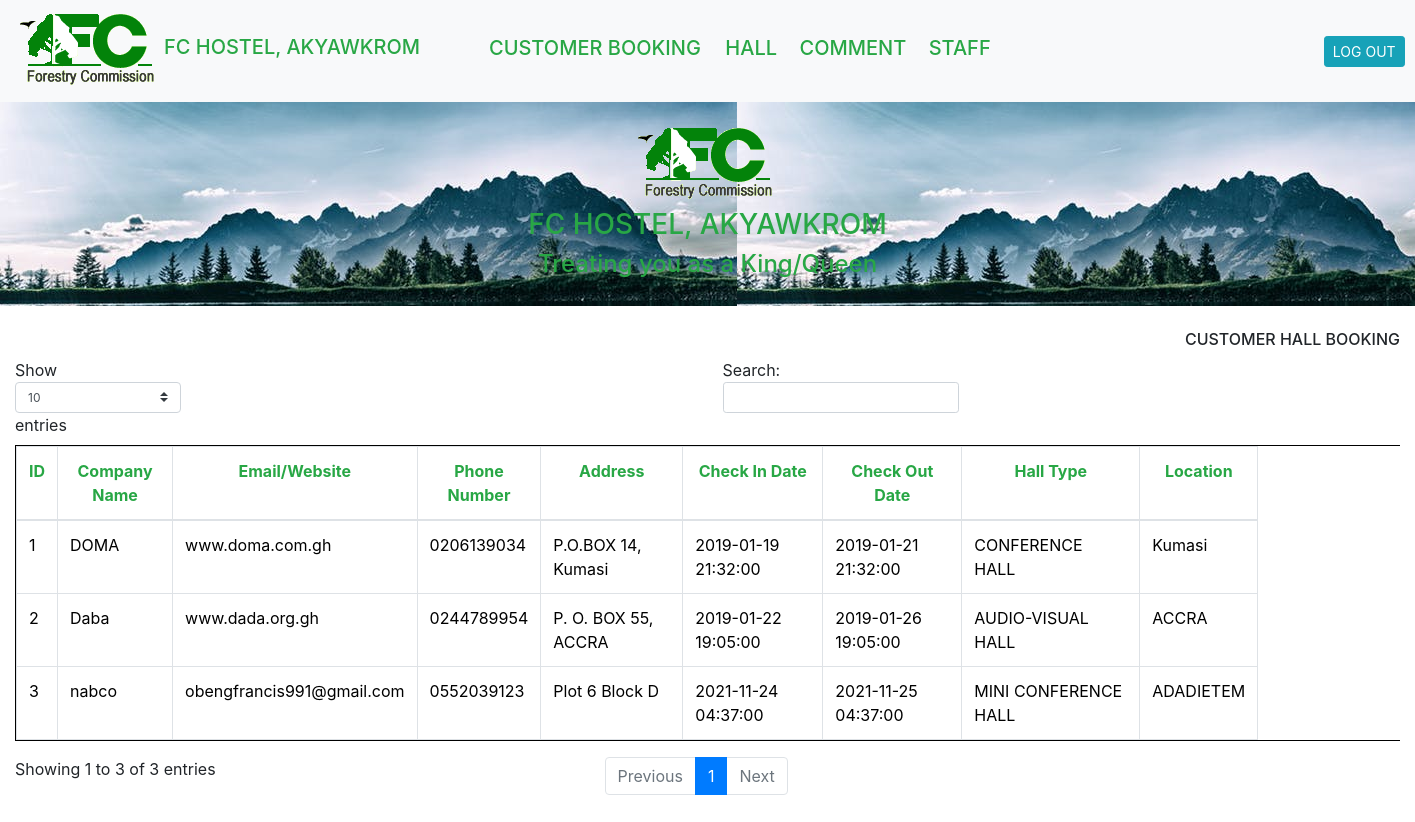
The app's page /Admin/php/hall_booking.php with its own data.
### tables this page shows
CREATE TABLE `hall` (
  `ID` int(11) NOT NULL,
  `Company_Name` varchar(100) NOT NULL,
  `Email` varchar(100) NOT NULL,
  `Phone_Number` varchar(100) NOT NULL,
  `Address` varchar(100) NOT NULL,
  `Check_In_Date` timestamp NOT NULL DEFAULT CURRENT_TIMESTAMP ON UPDATE CURRENT_TIMESTAMP,
  `Check_Out_Date` timestamp NOT NULL DEFAULT CURRENT_TIMESTAMP ON UPDATE CURRENT_TIMESTAMP,
  `Hall_Type` varchar(100) NOT NULL,
  `Location` varchar(100) NOT NULL
);

### Admin/php/hall_booking.php (the view, shortened to what this page needs)
<!DOCTYPE html>
<html>
<head lang="en">
  <link rel="stylesheet" href="https://maxcdn.bootstrapcdn.com/bootstrap/4.1.3/css/bootstrap.min.css">
 <link rel="stylesheet" type="text/css" href="https://cdn.datatables.net/1.10.19/css/dataTables.bootstrap.min.css" />
</head>
<body>
<nav class="navbar navbar-expand-md bg-light navbar-light">
  <img src="img\fc_logo.gif"><a class="navbar-brand"><h5>FC HOSTEL, AKYAWKROM</h5></a>
  <div class="collapse navbar-collapse" id="collapsibleNavbar">
    <ul class="navbar-nav">
      <li class="nav-item">
        <a class="nav-link" href="booking.php"><h5>CUSTOMER BOOKING</h5></a>
      </li>&nbsp;
      <li class="nav-item">
     <li class="nav-item">
        <a class="nav-link" href="hall_booking.php"><h5>HALL</h5></a>
      </li>&nbsp;
       <li class="nav-item">
        <a class="nav-link" href="comment.php"><h5>COMMENT</h5></a>
      </li>&nbsp;
      <li class="nav-item">
        <a class="nav-link" href="stafftable.php"><h5>STAFF</h5></a>
      </li>
     <li class="nav-item">
     <a href="../index.html" class="btn btn-info btn-sm"> LOG OUT</a>
     </li>
    </ul>
  </div>
</nav>
<div class="col-sm-12" id="img" style=" text-align: center; padding: 20px;">
        <img src="../img/fc_logo.gif">
        <h3 style="color: #28a745;"> FC HOSTEL, AKYAWKROM </h3>
        <h4 style="color: #28a745;">Treating you as a King/Queen</h4>
      </div>
    <br>
<div class="container-fluid">
<div class="row">
  <div class="col-sm-12">
    <h6>CUSTOMER HALL BOOKING</h6><br>
    <div class="table table-hover table-responsive" >
      <table  class="table table-bordered table-responsive" id="hall_data" style="border-color: #000000;">
        <thead>
          <tr>
      <td>ID</td>
    <td>Company Name</td>
    <td>Email/Website</td>
    <td>Phone Number</td>
    <td>Address</td>
    <td>Check In Date</td>
    <td>Check Out Date</td>
    <td>Hall Type</td>
    <td>Location</td>
    </tr>
        </thead>
      <tbody>
      <?php
      $conn = new mysqli('localhost', 'root', '', 'fc_hostel');
      $sql = $conn->query('SELECT * FROM hall ORDER BY ID DESC');
             while ($data = $sql->fetch_array())
      {
       echo '
         <tr>
         <td>'. $data["ID"]. '</td>
         <td>'. $data["Company_Name"] .'</td>
         <td>'. $data["Email"] .'</td>
         <td>'. $data["Phone_Number"] .'</td>
         <td>'. $data["Address"] .'</td>
         <td>'. $data["Check_In_Date"] .'</td>
         <td>'. $data["Check_Out_Date"] .'</td>
         <td>'. $data["Hall_Type"] .'</td>
         <td>'. $data["Location"] .'</td>
         </tr>
       ';
      }
      ?>
    </tbody>
      </table>
    </div>
   </div>
 </div>
</div>
</body>
</html>

### Admin/php/hall_booking.php (style rules this page uses)
h5 { color: #28a745; }
#img { padding-bottom: 150px; background-image: url(img/nature3.jpeg); }
thead tr { color:#28a745; text-align: center; font-weight: bold; border-color: #000000; }
tbody { color: #000000; border-color: #000000; }
.nav-item { padding-right: 2px; margin-top: 2px; }
.btn { margin-top: 8px; margin-left: 400%; }
h6 { float: right; }

### records on screen
hall: ID "3", Company_Name "nabco", Email "obengfrancis991@gmail.com", Phone_Number "0552039123", Address "Plot 6 Block D", Check_In_Date "2021-11-24 04:37:00", Check_Out_Date "2021-11-25 04:37:00", Hall_Type "MINI CONFERENCE HALL", Location "ADADIETEM"
hall: ID "2", Company_Name "Daba", Email "www.dada.org.gh", Phone_Number "0244789954", Address "P. O. BOX 55, ACCRA", Check_In_Date "2019-01-22 19:05:00", Check_Out_Date "2019-01-26 19:05:00", Hall_Type "AUDIO-VISUAL HALL", Location "ACCRA"
hall: ID "1", Company_Name "DOMA", Email "www.doma.com.gh", Phone_Number "0206139034", Address "P.O.BOX 14, Kumasi", Check_In_Date "2019-01-19 21:32:00", Check_Out_Date "2019-01-21 21:32:00", Hall_Type "CONFERENCE HALL", Location "Kumasi"
